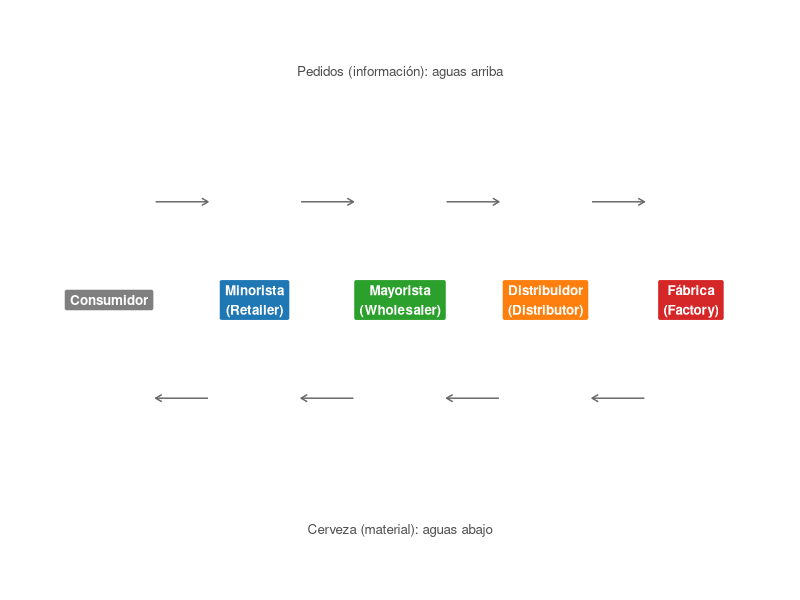
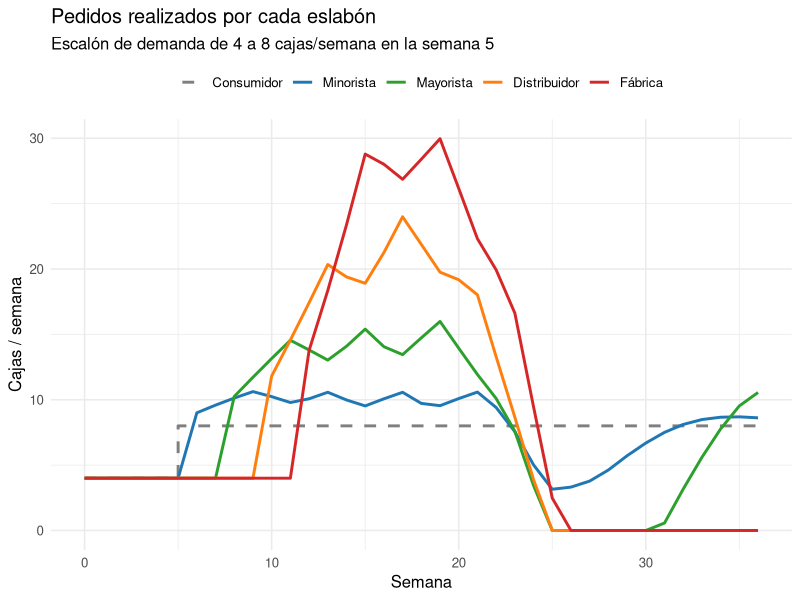
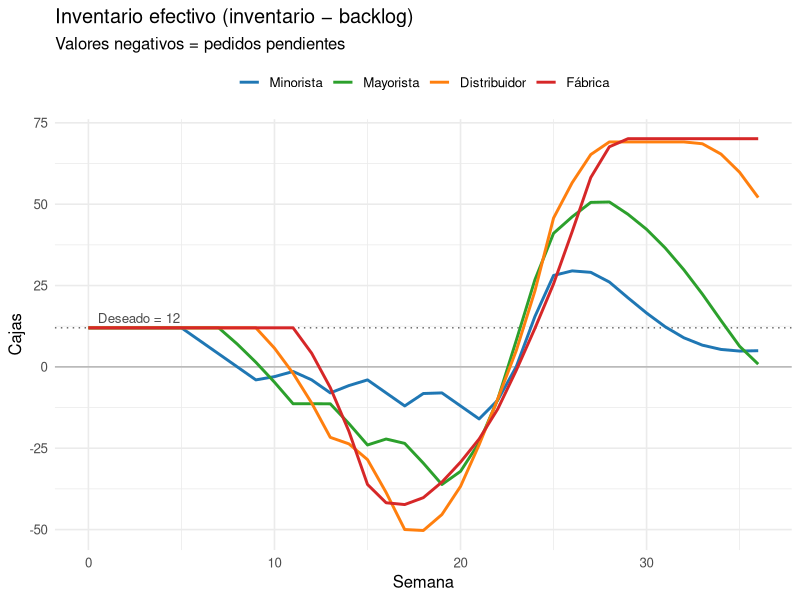
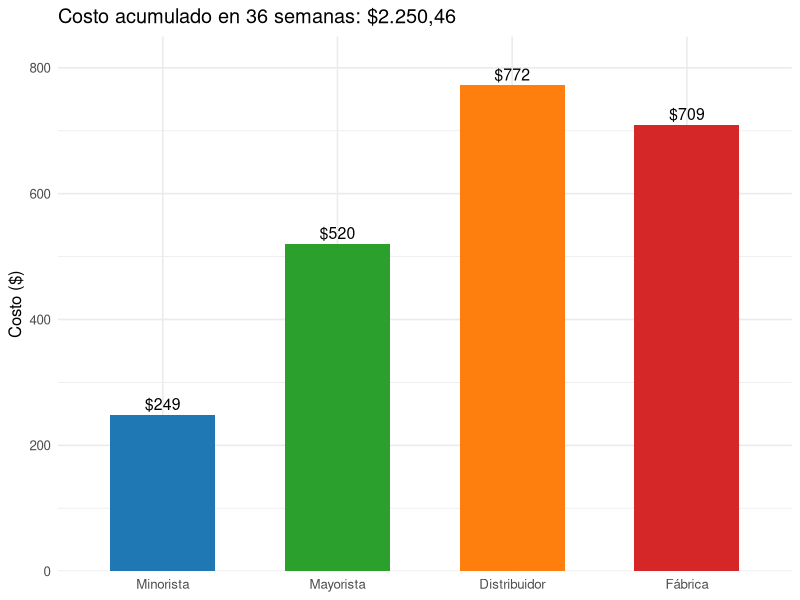
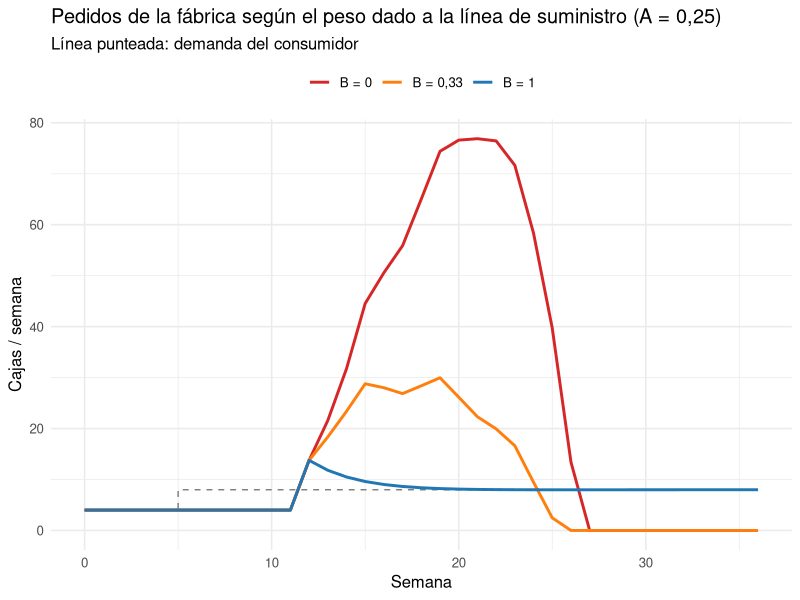

Generate these figures, in order, with R:
## ---- chunk 1
knitr::opts_chunk$set(echo = TRUE, message = FALSE, warning = FALSE,
                      fig.width = 9, fig.height = 4.8, fig.align = "center")
library(ggplot2)
library(knitr)
options(OutDec = ",")   # coma decimal en todo el informe

# Paleta fija por eslabón (se usa en todos los gráficos)
cols <- c("Consumidor" = "#7f7f7f", "Minorista" = "#1f77b4",
          "Mayorista" = "#2ca02c", "Distribuidor" = "#ff7f0e",
          "Fábrica" = "#d62728")
eslabones <- c("Minorista", "Mayorista", "Distribuidor", "Fábrica")
## ---- chunk 2
nodos <- data.frame(x = 1:5,
                    lab = c("Consumidor", "Minorista\n(Retailer)", "Mayorista\n(Wholesaler)",
                            "Distribuidor\n(Distributor)", "Fábrica\n(Factory)"),
                    col = names(cols))
flechas <- data.frame(a = 1:4 + .32, b = 2:5 - .32)
ggplot(nodos) +
  geom_segment(aes(x = a, xend = b, y = .18, yend = .18), data = flechas,
               colour = "grey40", arrow = arrow(length = unit(.18, "cm"))) +
  geom_segment(aes(x = b, xend = a, y = -.18, yend = -.18), data = flechas,
               colour = "grey40", arrow = arrow(length = unit(.18, "cm"))) +
  geom_label(aes(x, 0, label = lab, fill = col), colour = "white",
             fontface = "bold", size = 3.4, label.padding = unit(.35, "lines")) +
  annotate("text", x = 3, y = .42, label = "Pedidos (información): aguas arriba",
           size = 3.4, colour = "grey30") +
  annotate("text", x = 3, y = -.42, label = "Cerveza (material): aguas abajo",
           size = 3.4, colour = "grey30") +
  scale_fill_manual(values = cols, guide = "none") +
  coord_cartesian(xlim = c(.5, 5.5), ylim = c(-.5, .5)) + theme_void()
## ---- chunk 3
beer_game <- function(A = 0.25, B = 0.33, SMOOTHTIME = 1, T_final = 36,
                      demanda = function(t) 4 + ifelse(t >= 5, 4, 0)) {
  n  <- T_final + 1                    # semanas 0..36
  tt <- 0:T_final
  m  <- function() matrix(0, n, 4)     # columnas: minorista, mayorista, distribuidor, fábrica
  inv <- m(); back <- m(); sl <- m(); sm <- m()
  placed <- m(); ordered_in <- m(); arrive <- m(); sold <- m()
  ORDer <- demanda(tt)
  inv[1, ] <- 12
  cost <- numeric(n); cost_esl <- m()

  lag <- function(x, k, t, init = 4) if (t - k < 1) init else x[t - k]

  for (t in 1:n) {
    # Pedido que recibe cada eslabón: el minorista recibe la demanda y el resto
    # el pedido del eslabón de abajo, con 1 semana de demora
    ordered_in[t, 1] <- ORDer[t]
    for (i in 2:4) ordered_in[t, i] <- lag(placed[, i - 1], 1, t)
    # Llegadas de cerveza (2 semanas de demora). La fábrica recibe su producción:
    # coming = ordered 2 = pedido de la fábrica con 1 semana de demora
    for (i in 1:3) arrive[t, i] <- lag(sold[, i + 1], 2, t)
    coming <- function(s) if (s < 1) 4 else lag(placed[, 4], 1, s)
    arrive[t, 4] <- if (t - 2 < 1) 4 else coming(t - 2)
    # SMOOTH: el stock arranca en el valor inicial de su entrada
    if (t == 1) sm[1, ] <- ordered_in[1, ]
    # Despachos y pedidos
    sold[t, ]   <- pmin(inv[t, ] + arrive[t, ], ordered_in[t, ] + back[t, ])
    placed[t, ] <- pmax(0, sm[t, ] + A * (12 - (inv[t, ] - back[t, ]) - B * sl[t, ]))
    # Costo (flujo)
    cost_esl[t, ] <- 1 * back[t, ] + 0.5 * inv[t, ]
    # Integración de Euler (dt = 1)
    if (t < n) {
      inv[t + 1, ]  <- inv[t, ]  + arrive[t, ] - sold[t, ]
      back[t + 1, ] <- back[t, ] + ordered_in[t, ] - sold[t, ]
      sl[t + 1, ]   <- sl[t, ]   + placed[t, ] - arrive[t, ]
      sm[t + 1, ]   <- sm[t, ]   + (ordered_in[t, ] - sm[t, ]) / SMOOTHTIME
      cost[t + 1]   <- cost[t] + sum(cost_esl[t, ])
    }
  }
  larga <- function(mat, var) data.frame(semana = rep(tt, 4),
                                         eslabon = factor(rep(eslabones, each = n), eslabones),
                                         variable = var, valor = as.vector(mat))
  list(demanda = data.frame(semana = tt, ORDer = ORDer),
       series = rbind(larga(placed, "Pedidos realizados"),
                      larga(inv - back, "Inventario efectivo"),
                      larga(inv, "Inventario"), larga(back, "Backlog"),
                      larga(sl, "Línea de suministro")),
       costo = data.frame(semana = tt, Cost = cost),
       costo_eslabon = setNames(colSums(cost_esl[-n, ]), eslabones))
}

base <- beer_game()
## ---- chunk 4
ref <- read.csv("resultados_vensim_mdl.csv")
sim <- base$series
get <- function(var, esl) sim$valor[sim$variable == var & sim$eslabon == esl]
comp <- data.frame(
  Variable = c("placed (minorista)", "placed 0 (mayorista)", "placed 1 (distribuidor)",
               "placed 2 (fábrica)", "Eff Env (minorista)", "Eff Inv 2 (fábrica)", "Cost"),
  `Error absoluto máximo` = c(
    max(abs(get("Pedidos realizados", "Minorista")    - ref$placed)),
    max(abs(get("Pedidos realizados", "Mayorista")    - ref$placed_0)),
    max(abs(get("Pedidos realizados", "Distribuidor") - ref$placed_1)),
    max(abs(get("Pedidos realizados", "Fábrica")      - ref$placed_2)),
    max(abs(get("Inventario efectivo", "Minorista")   - ref$Eff_Env)),
    max(abs(get("Inventario efectivo", "Fábrica")     - ref$Eff_Inv_2)),
    max(abs(base$costo$Cost - ref$Cost))), check.names = FALSE)
comp$`Error absoluto máximo` <- signif(comp$`Error absoluto máximo`, 3)
kable(comp, caption = "Diferencia máxima entre la réplica en R y el modelo .mdl (36 semanas)")
## ---- chunk 5
ped <- subset(base$series, variable == "Pedidos realizados")
dem <- data.frame(semana = base$demanda$semana, eslabon = "Consumidor",
                  valor = base$demanda$ORDer)
ggplot() +
  geom_step(data = dem, aes(semana, valor, colour = eslabon), linewidth = 1, linetype = 2) +
  geom_line(data = ped, aes(semana, valor, colour = eslabon), linewidth = 1) +
  scale_colour_manual(values = cols, breaks = names(cols)) +
  labs(title = "Pedidos realizados por cada eslabón",
       subtitle = "Escalón de demanda de 4 a 8 cajas/semana en la semana 5",
       x = "Semana", y = "Cajas / semana", colour = NULL) +
  theme_minimal(base_size = 12) + theme(legend.position = "top")
## ---- chunk 6
ie <- subset(base$series, variable == "Inventario efectivo")
ggplot(ie, aes(semana, valor, colour = eslabon)) +
  geom_hline(yintercept = 12, linetype = 3, colour = "grey40") +
  geom_hline(yintercept = 0, colour = "grey70") +
  geom_line(linewidth = 1) +
  annotate("text", x = 0.5, y = 15, label = "Deseado = 12", hjust = 0, size = 3.4, colour = "grey30") +
  scale_colour_manual(values = cols) +
  labs(title = "Inventario efectivo (inventario − backlog)",
       subtitle = "Valores negativos = pedidos pendientes",
       x = "Semana", y = "Cajas", colour = NULL) +
  theme_minimal(base_size = 12) + theme(legend.position = "top")
## ---- chunk 7
cf <- data.frame(eslabon = factor(eslabones, eslabones), costo = base$costo_eslabon)
ggplot(cf, aes(eslabon, costo, fill = eslabon)) +
  geom_col(width = .6) +
  geom_text(aes(label = paste0("$", format(round(costo), big.mark = ".", decimal.mark = ","))), vjust = -.4, size = 4) +
  scale_fill_manual(values = cols, guide = "none") +
  scale_y_continuous(expand = expansion(mult = c(0, .1))) +
  labs(title = sprintf("Costo acumulado en 36 semanas: $%s",
                       format(round(tail(base$costo$Cost, 1), 2), big.mark = ".", decimal.mark = ",")),
       x = NULL, y = "Costo ($)") +
  theme_minimal(base_size = 12)
## ---- chunk 8
var_dem <- var(base$demanda$ORDer)
ind <- do.call(rbind, lapply(eslabones, function(e) {
  p <- get("Pedidos realizados", e); ie <- get("Inventario efectivo", e)
  data.frame(`Eslabón` = e,
             `Pedido máx.` = round(max(p), 1),
             `Desvío pedidos` = round(sd(p), 2),
             `Amplificación (var/var demanda)` = round(var(p) / var_dem, 1),
             `Backlog máx.` = round(max(get("Backlog", e)), 1),
             `Inventario máx.` = round(max(get("Inventario", e)), 1),
             `Costo ($)` = round(base$costo_eslabon[e], 1), check.names = FALSE)
}))
rownames(ind) <- NULL
kable(ind, caption = "Indicadores por eslabón – escenario base (A = 0,25; B = 0,33)",
      format.args = list(decimal.mark = ","))
## ---- chunk 9
esc <- expand.grid(A = c(0.1, 0.25, 0.5), B = c(0, 0.33, 0.66, 1))
esc$`Costo total` <- NA; esc$`Pedido máx. fábrica` <- NA; esc$`Amplif. fábrica` <- NA
for (k in seq_len(nrow(esc))) {
  s <- beer_game(A = esc$A[k], B = esc$B[k])
  pf <- with(s$series, valor[variable == "Pedidos realizados" & eslabon == "Fábrica"])
  esc$`Costo total`[k]        <- round(tail(s$costo$Cost, 1))
  esc$`Pedido máx. fábrica`[k] <- round(max(pf), 1)
  esc$`Amplif. fábrica`[k]    <- round(var(pf) / var(s$demanda$ORDer), 1)
}
kable(esc, caption = "Sensibilidad del costo y de la amplificación a los parámetros A y B",
      format.args = list(decimal.mark = ",", big.mark = "."))
## ---- chunk 10
sb <- do.call(rbind, lapply(c(0, 0.33, 1), function(b) {
  s <- beer_game(B = b)
  d <- subset(s$series, variable == "Pedidos realizados" & eslabon == "Fábrica")
  d$escenario <- paste0("B = ", b); d
}))
ggplot(sb, aes(semana, valor, colour = escenario)) +
  geom_step(data = base$demanda, aes(semana, ORDer), inherit.aes = FALSE,
            colour = "grey50", linetype = 2) +
  geom_line(linewidth = 1) +
  scale_colour_manual(values = c("#d62728", "#ff7f0e", "#1f77b4")) +
  labs(title = "Pedidos de la fábrica según el peso dado a la línea de suministro (A = 0,25)",
       subtitle = "Línea punteada: demanda del consumidor",
       x = "Semana", y = "Cajas / semana", colour = NULL) +
  theme_minimal(base_size = 12) + theme(legend.position = "top")
## ---- chunk 11
mejor <- esc[which.min(esc$`Costo total`), ]
peor  <- esc[which.max(esc$`Costo total`), ]
